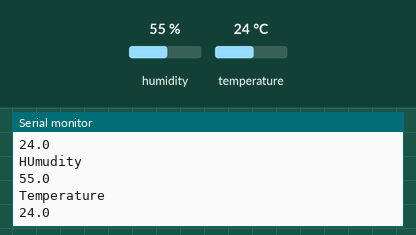
The sketch below on a simulated Arduino Uno, built with avr-gcc and run on an emulated ATmega328P. On the bench: the last lines printed to the serial monitor. Wiring (inferred from the names in the program): DHT11 sensor: data pin 5. The test bench sets the inputs (shaded band); at power-on: humidity 55 %, temperature 24 °C.

Above: at 2.8 s.
2.9 s: humidity set to 22 %
At 4.8 s:
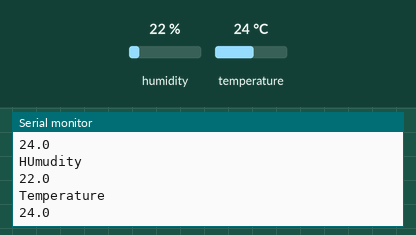
5.6 s: temperature set to 12 °C
At 7.2 s:
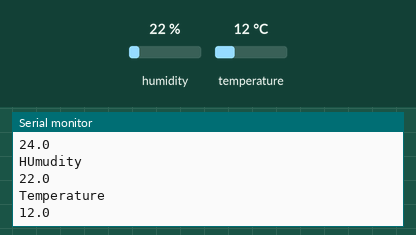
8.3 s: humidity set to 40 %
At 10.9 s:
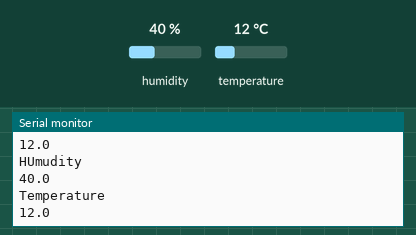
Timing chart, 0 to 12.4 s (numbered marks = the images above; inputs shaded):
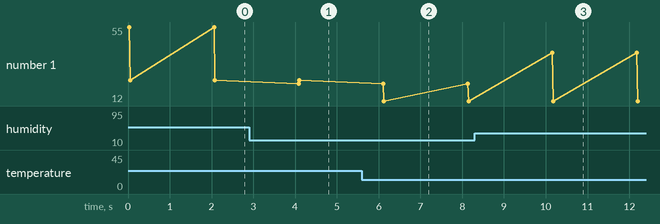

Measured:
- after the input at 2.9 s, the serial monitor: prints a new line after 1.2 s (image 1)
- after the input at 5.6 s, the serial monitor: prints a new line after 0.53 s (image 2)
- after the input at 8.3 s, the serial monitor: prints a new line after 1.9 s (image 3)
- plotted number 1: 24 → 12 after the input at 5.6 s

The sketch:

Temperature.ino
```cpp
#include<dht.h>
dht DHT;
#define DHT11_PIN 5
void setup() {
    // put your setup code here, to run once:
  Serial.begin(9600);
  Serial.println("Welcome to temo");


}

void loop() {
  // put your main code here, to run repeatedly:
  int chk=DHT.read11(DHT11_PIN);
  Serial.println("HUmudity");
  Serial.println(DHT.humidity, 1);
  Serial.println("Temperature");
  Serial.println(DHT.temperature,1);
delay(2000);
}
```
